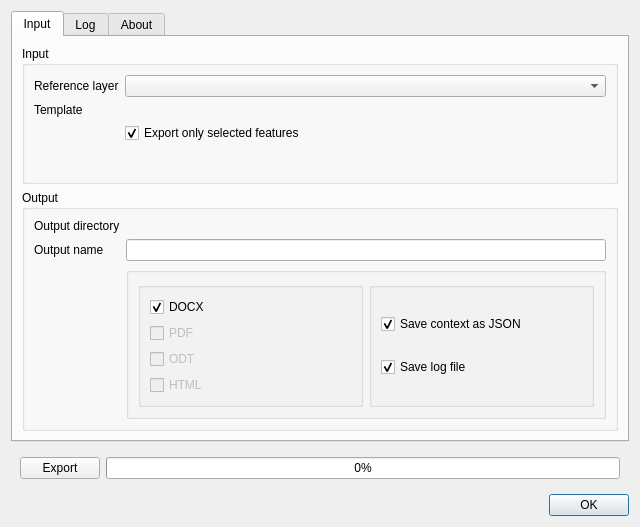
<?xml version="1.0" encoding="UTF-8"?>
<ui version="4.0">
 <class>Dialog</class>
 <widget class="QDialog" name="Dialog">
  <property name="geometry">
   <rect>
    <x>0</x>
    <y>0</y>
    <width>640</width>
    <height>527</height>
   </rect>
  </property>
  <property name="sizePolicy">
   <sizepolicy hsizetype="Preferred" vsizetype="Preferred">
    <horstretch>0</horstretch>
    <verstretch>0</verstretch>
   </sizepolicy>
  </property>
  <property name="minimumSize">
   <size>
    <width>640</width>
    <height>480</height>
   </size>
  </property>
  <property name="maximumSize">
   <size>
    <width>658</width>
    <height>527</height>
   </size>
  </property>
  <property name="windowTitle">
   <string>Ortelius</string>
  </property>
  <property name="windowOpacity">
   <double>1.000000000000000</double>
  </property>
  <layout class="QGridLayout" name="gridLayout">
   <item row="0" column="1">
    <widget class="QTabWidget" name="qtTabWidget">
     <property name="minimumSize">
      <size>
       <width>0</width>
       <height>0</height>
      </size>
     </property>
     <property name="maximumSize">
      <size>
       <width>16777215</width>
       <height>16777215</height>
      </size>
     </property>
     <property name="focusPolicy">
      <enum>Qt::TabFocus</enum>
     </property>
     <property name="autoFillBackground">
      <bool>false</bool>
     </property>
     <property name="tabShape">
      <enum>QTabWidget::Rounded</enum>
     </property>
     <property name="currentIndex">
      <number>0</number>
     </property>
     <widget class="QWidget" name="input">
      <attribute name="title">
       <string>Input</string>
      </attribute>
      <layout class="QVBoxLayout" name="verticalLayout">
       <item>
        <widget class="QGroupBox" name="groupBox_3">
         <property name="title">
          <string>Input</string>
         </property>
         <layout class="QFormLayout" name="formLayout">
          <item row="0" column="0">
           <widget class="QLabel" name="label">
            <property name="text">
             <string>Reference layer</string>
            </property>
           </widget>
          </item>
          <item row="0" column="1">
           <widget class="QComboBox" name="qtInputLayer">
            <property name="editable">
             <bool>false</bool>
            </property>
            <property name="placeholderText">
             <string/>
            </property>
            <property name="duplicatesEnabled">
             <bool>true</bool>
            </property>
           </widget>
          </item>
          <item row="2" column="0">
           <widget class="QLabel" name="label_2">
            <property name="text">
             <string>Template</string>
            </property>
           </widget>
          </item>
          <item row="3" column="1">
           <widget class="QCheckBox" name="qtSelectedFeaturesOnly">
            <property name="text">
             <string>Export only selected features</string>
            </property>
            <property name="checked">
             <bool>true</bool>
            </property>
           </widget>
          </item>
          <item row="2" column="1">
           <widget class="QgsFileWidget" name="qtQgsInputTemplate">
            <property name="fileWidgetButtonVisible">
             <bool>true</bool>
            </property>
            <property name="useLink">
             <bool>false</bool>
            </property>
            <property name="fullUrl">
             <bool>false</bool>
            </property>
            <property name="filter">
             <string>*.docx</string>
            </property>
            <property name="options">
             <set>QFileDialog::ReadOnly</set>
            </property>
           </widget>
          </item>
         </layout>
        </widget>
       </item>
       <item>
        <widget class="QGroupBox" name="groupBox_4">
         <property name="title">
          <string>Output</string>
         </property>
         <layout class="QFormLayout" name="formLayout_2">
          <item row="0" column="0">
           <widget class="QLabel" name="label_4">
            <property name="text">
             <string>Output directory</string>
            </property>
           </widget>
          </item>
          <item row="0" column="1">
           <widget class="QgsFileWidget" name="qtQgsOutputDir">
            <property name="fileWidgetButtonVisible">
             <bool>true</bool>
            </property>
            <property name="useLink">
             <bool>false</bool>
            </property>
            <property name="fullUrl">
             <bool>false</bool>
            </property>
            <property name="dialogTitle">
             <string/>
            </property>
            <property name="storageMode">
             <enum>QgsFileWidget::GetDirectory</enum>
            </property>
           </widget>
          </item>
          <item row="1" column="0">
           <widget class="QLabel" name="label_7">
            <property name="text">
             <string>Output name</string>
            </property>
           </widget>
          </item>
          <item row="1" column="1">
           <widget class="QLineEdit" name="qtOutputName"/>
          </item>
          <item row="2" column="1">
           <widget class="QGroupBox" name="groupBox">
            <property name="minimumSize">
             <size>
              <width>0</width>
              <height>130</height>
             </size>
            </property>
            <property name="title">
             <string/>
            </property>
            <layout class="QGridLayout" name="gridLayout_2">
             <item row="0" column="0">
              <widget class="QGroupBox" name="groupBox_8">
               <property name="title">
                <string/>
               </property>
               <layout class="QVBoxLayout" name="verticalLayout_2">
                <item>
                 <widget class="QCheckBox" name="qtOutputDocx">
                  <property name="text">
                   <string>DOCX</string>
                  </property>
                  <property name="checked">
                   <bool>true</bool>
                  </property>
                 </widget>
                </item>
                <item>
                 <widget class="QCheckBox" name="qtOutputPdf">
                  <property name="enabled">
                   <bool>false</bool>
                  </property>
                  <property name="text">
                   <string>PDF</string>
                  </property>
                  <property name="checkable">
                   <bool>true</bool>
                  </property>
                 </widget>
                </item>
                <item>
                 <widget class="QCheckBox" name="qtOutputOdt">
                  <property name="enabled">
                   <bool>false</bool>
                  </property>
                  <property name="text">
                   <string>ODT</string>
                  </property>
                 </widget>
                </item>
                <item>
                 <widget class="QCheckBox" name="qtOutputHtml">
                  <property name="enabled">
                   <bool>false</bool>
                  </property>
                  <property name="text">
                   <string>HTML</string>
                  </property>
                 </widget>
                </item>
               </layout>
              </widget>
             </item>
             <item row="0" column="1">
              <widget class="QGroupBox" name="groupBox_2">
               <property name="layoutDirection">
                <enum>Qt::LeftToRight</enum>
               </property>
               <property name="title">
                <string/>
               </property>
               <property name="alignment">
                <set>Qt::AlignLeading|Qt::AlignLeft|Qt::AlignVCenter</set>
               </property>
               <property name="flat">
                <bool>false</bool>
               </property>
               <property name="checkable">
                <bool>false</bool>
               </property>
               <layout class="QVBoxLayout" name="verticalLayout_3">
                <item>
                 <widget class="QCheckBox" name="qtSaveJSON">
                  <property name="text">
                   <string>Save context as JSON</string>
                  </property>
                  <property name="checked">
                   <bool>true</bool>
                  </property>
                  <property name="autoExclusive">
                   <bool>false</bool>
                  </property>
                 </widget>
                </item>
                <item>
                 <widget class="QCheckBox" name="qtSaveLogFile">
                  <property name="text">
                   <string>Save log file</string>
                  </property>
                  <property name="checkable">
                   <bool>true</bool>
                  </property>
                  <property name="checked">
                   <bool>true</bool>
                  </property>
                 </widget>
                </item>
               </layout>
              </widget>
             </item>
            </layout>
           </widget>
          </item>
         </layout>
        </widget>
       </item>
      </layout>
     </widget>
     <widget class="QWidget" name="tab_2">
      <attribute name="title">
       <string>Log</string>
      </attribute>
      <layout class="QGridLayout" name="gridLayout_10">
       <item row="0" column="0">
        <widget class="QTextEdit" name="qtLogConsole">
         <property name="readOnly">
          <bool>true</bool>
         </property>
         <property name="textInteractionFlags">
          <set>Qt::LinksAccessibleByMouse|Qt::TextSelectableByKeyboard|Qt::TextSelectableByMouse</set>
         </property>
        </widget>
       </item>
      </layout>
     </widget>
     <widget class="QWidget" name="tab">
      <attribute name="title">
       <string>About</string>
      </attribute>
      <widget class="QLabel" name="label_5">
       <property name="geometry">
        <rect>
         <x>270</x>
         <y>100</y>
         <width>47</width>
         <height>16</height>
        </rect>
       </property>
       <property name="sizePolicy">
        <sizepolicy hsizetype="Preferred" vsizetype="Minimum">
         <horstretch>0</horstretch>
         <verstretch>0</verstretch>
        </sizepolicy>
       </property>
       <property name="text">
        <string>TextLabel</string>
       </property>
       <property name="alignment">
        <set>Qt::AlignBottom|Qt::AlignLeading|Qt::AlignLeft</set>
       </property>
       <property name="wordWrap">
        <bool>true</bool>
       </property>
      </widget>
      <widget class="QLabel" name="label_6">
       <property name="geometry">
        <rect>
         <x>240</x>
         <y>150</y>
         <width>363</width>
         <height>65</height>
        </rect>
       </property>
       <property name="sizePolicy">
        <sizepolicy hsizetype="Preferred" vsizetype="Minimum">
         <horstretch>0</horstretch>
         <verstretch>0</verstretch>
        </sizepolicy>
       </property>
       <property name="text">
        <string>]aaaccccccccccccccccccccccccccccc ccccccccccccccccccccccccccccccccccc aaaaaaaaaaaaaaaaaaaaaaaa aaaaaaaaaaaaaaaaaaaaaaaaaaaaaaaaaaaaaaaaaaa bbbbbbbbbbbbbbbbb bbbbbbbbbbbbbbbbbbbbb bbbbbbbbbb bbbbbbbbbbbbbbbbbbbbbbbbbbbbbbbbbbbbbbbb bbbbbbaa aaaaaaa</string>
       </property>
       <property name="alignment">
        <set>Qt::AlignLeading|Qt::AlignLeft|Qt::AlignTop</set>
       </property>
       <property name="wordWrap">
        <bool>true</bool>
       </property>
      </widget>
      <widget class="QLabel" name="qtAboutLogo">
       <property name="geometry">
        <rect>
         <x>30</x>
         <y>60</y>
         <width>200</width>
         <height>200</height>
        </rect>
       </property>
       <property name="sizePolicy">
        <sizepolicy hsizetype="Expanding" vsizetype="Expanding">
         <horstretch>0</horstretch>
         <verstretch>0</verstretch>
        </sizepolicy>
       </property>
       <property name="minimumSize">
        <size>
         <width>200</width>
         <height>200</height>
        </size>
       </property>
       <property name="text">
        <string>Quando resolver o problema do resources.ui, a logo vai estar aqui!</string>
       </property>
       <property name="wordWrap">
        <bool>true</bool>
       </property>
      </widget>
     </widget>
    </widget>
   </item>
   <item row="4" column="1">
    <widget class="QDialogButtonBox" name="buttonBox">
     <property name="orientation">
      <enum>Qt::Horizontal</enum>
     </property>
     <property name="standardButtons">
      <set>QDialogButtonBox::Ok</set>
     </property>
    </widget>
   </item>
   <item row="1" column="1">
    <widget class="QWidget" name="widget" native="true">
     <property name="minimumSize">
      <size>
       <width>0</width>
       <height>0</height>
      </size>
     </property>
     <layout class="QFormLayout" name="formLayout_3">
      <item row="1" column="0">
       <widget class="QPushButton" name="qtExportReports">
        <property name="text">
         <string>Export</string>
        </property>
        <property name="shortcut">
         <string>E</string>
        </property>
        <property name="checkable">
         <bool>false</bool>
        </property>
       </widget>
      </item>
      <item row="1" column="1">
       <widget class="QProgressBar" name="qtProgressBar">
        <property name="maximum">
         <number>1000</number>
        </property>
        <property name="value">
         <number>0</number>
        </property>
       </widget>
      </item>
     </layout>
    </widget>
   </item>
  </layout>
 </widget>
 <customwidgets>
  <customwidget>
   <class>QgsFileWidget</class>
   <extends>QWidget</extends>
   <header>qgsfilewidget.h</header>
  </customwidget>
 </customwidgets>
 <resources/>
 <connections>
  <connection>
   <sender>buttonBox</sender>
   <signal>accepted()</signal>
   <receiver>Dialog</receiver>
   <slot>accept()</slot>
   <hints>
    <hint type="sourcelabel">
     <x>248</x>
     <y>254</y>
    </hint>
    <hint type="destinationlabel">
     <x>157</x>
     <y>274</y>
    </hint>
   </hints>
  </connection>
  <connection>
   <sender>buttonBox</sender>
   <signal>rejected()</signal>
   <receiver>Dialog</receiver>
   <slot>reject()</slot>
   <hints>
    <hint type="sourcelabel">
     <x>316</x>
     <y>260</y>
    </hint>
    <hint type="destinationlabel">
     <x>286</x>
     <y>274</y>
    </hint>
   </hints>
  </connection>
 </connections>
</ui>
